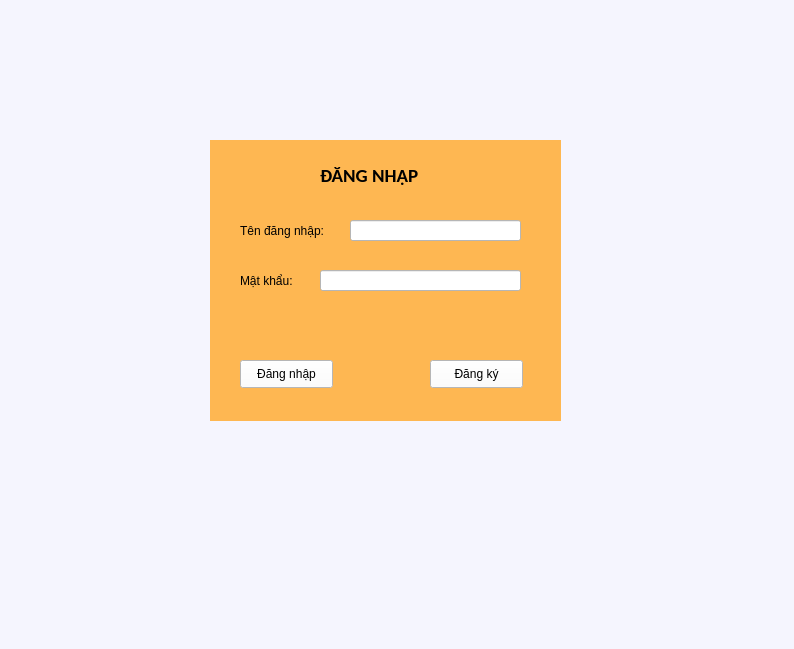
<?xml version="1.0" encoding="UTF-8"?>
<ui version="4.0">
 <class>MainWindow</class>
 <widget class="QMainWindow" name="MainWindow">
  <property name="geometry">
   <rect>
    <x>0</x>
    <y>0</y>
    <width>794</width>
    <height>649</height>
   </rect>
  </property>
  <property name="windowTitle">
   <string>MainWindow</string>
  </property>
  <property name="layoutDirection">
   <enum>Qt::LeftToRight</enum>
  </property>
  <property name="styleSheet">
   <string notr="true">background-color: rgb(245, 245, 254);</string>
  </property>
  <widget class="QWidget" name="centralwidget">
   <layout class="QGridLayout" name="gridLayout">
    <property name="leftMargin">
     <number>0</number>
    </property>
    <property name="topMargin">
     <number>0</number>
    </property>
    <property name="rightMargin">
     <number>0</number>
    </property>
    <property name="bottomMargin">
     <number>0</number>
    </property>
    <property name="verticalSpacing">
     <number>7</number>
    </property>
    <item row="0" column="0">
     <widget class="QStackedWidget" name="stackedWidget">
      <widget class="QWidget" name="page_dn">
       <widget class="QWidget" name="widget" native="true">
        <property name="geometry">
         <rect>
          <x>210</x>
          <y>140</y>
          <width>351</width>
          <height>281</height>
         </rect>
        </property>
        <property name="styleSheet">
         <string notr="true">background-color: rgb(254, 183, 82);
</string>
        </property>
        <widget class="QLabel" name="lb_dn">
         <property name="geometry">
          <rect>
           <x>110</x>
           <y>20</y>
           <width>141</width>
           <height>31</height>
          </rect>
         </property>
         <property name="font">
          <font>
           <family>Calibri</family>
           <pointsize>14</pointsize>
           <weight>75</weight>
           <bold>true</bold>
          </font>
         </property>
         <property name="text">
          <string>ĐĂNG NHẬP</string>
         </property>
        </widget>
        <widget class="QLabel" name="lb_tendn">
         <property name="geometry">
          <rect>
           <x>30</x>
           <y>80</y>
           <width>101</width>
           <height>21</height>
          </rect>
         </property>
         <property name="font">
          <font>
           <pointsize>9</pointsize>
          </font>
         </property>
         <property name="text">
          <string>Tên đăng nhập:</string>
         </property>
        </widget>
        <widget class="QLabel" name="lb_mk">
         <property name="geometry">
          <rect>
           <x>30</x>
           <y>130</y>
           <width>71</width>
           <height>21</height>
          </rect>
         </property>
         <property name="font">
          <font>
           <pointsize>9</pointsize>
          </font>
         </property>
         <property name="text">
          <string>Mật khẩu:</string>
         </property>
        </widget>
        <widget class="QLineEdit" name="text_tendn">
         <property name="geometry">
          <rect>
           <x>140</x>
           <y>80</y>
           <width>171</width>
           <height>21</height>
          </rect>
         </property>
         <property name="styleSheet">
          <string notr="true">background-color: rgb(255, 255, 255);</string>
         </property>
        </widget>
        <widget class="QLineEdit" name="text_mk">
         <property name="geometry">
          <rect>
           <x>110</x>
           <y>130</y>
           <width>201</width>
           <height>21</height>
          </rect>
         </property>
         <property name="styleSheet">
          <string notr="true">background-color: rgb(255, 255, 255);</string>
         </property>
         <property name="echoMode">
          <enum>QLineEdit::Password</enum>
         </property>
        </widget>
        <widget class="QPushButton" name="pb_dn">
         <property name="geometry">
          <rect>
           <x>30</x>
           <y>220</y>
           <width>93</width>
           <height>28</height>
          </rect>
         </property>
         <property name="font">
          <font>
           <pointsize>9</pointsize>
          </font>
         </property>
         <property name="styleSheet">
          <string notr="true">background-color: rgb(255, 255, 255);</string>
         </property>
         <property name="text">
          <string>Đăng nhập</string>
         </property>
        </widget>
        <widget class="QPushButton" name="pb_dk">
         <property name="geometry">
          <rect>
           <x>220</x>
           <y>220</y>
           <width>93</width>
           <height>28</height>
          </rect>
         </property>
         <property name="font">
          <font>
           <pointsize>9</pointsize>
          </font>
         </property>
         <property name="styleSheet">
          <string notr="true">background-color: rgb(255, 255, 255);</string>
         </property>
         <property name="text">
          <string>Đăng ký</string>
         </property>
        </widget>
       </widget>
      </widget>
      <widget class="QWidget" name="page_dk">
       <widget class="QWidget" name="widget_3" native="true">
        <property name="geometry">
         <rect>
          <x>160</x>
          <y>130</y>
          <width>461</width>
          <height>341</height>
         </rect>
        </property>
        <property name="styleSheet">
         <string notr="true">background-color: rgb(255, 185, 21);</string>
        </property>
        <widget class="QLabel" name="label_4">
         <property name="geometry">
          <rect>
           <x>90</x>
           <y>230</y>
           <width>61</width>
           <height>16</height>
          </rect>
         </property>
         <property name="font">
          <font>
           <pointsize>9</pointsize>
          </font>
         </property>
         <property name="text">
          <string>Mật khẩu:</string>
         </property>
        </widget>
        <widget class="QPushButton" name="pb_dk_pagedk">
         <property name="geometry">
          <rect>
           <x>70</x>
           <y>290</y>
           <width>93</width>
           <height>28</height>
          </rect>
         </property>
         <property name="font">
          <font>
           <pointsize>9</pointsize>
          </font>
         </property>
         <property name="styleSheet">
          <string notr="true">background-color: rgb(255, 255, 255);</string>
         </property>
         <property name="text">
          <string>Đăng ký</string>
         </property>
        </widget>
        <widget class="QLineEdit" name="text_tendk">
         <property name="enabled">
          <bool>true</bool>
         </property>
         <property name="geometry">
          <rect>
           <x>170</x>
           <y>110</y>
           <width>151</width>
           <height>21</height>
          </rect>
         </property>
         <property name="styleSheet">
          <string notr="true">background-color: rgb(255, 255, 255);</string>
         </property>
        </widget>
        <widget class="QLabel" name="label">
         <property name="geometry">
          <rect>
           <x>180</x>
           <y>60</y>
           <width>111</width>
           <height>21</height>
          </rect>
         </property>
         <property name="font">
          <font>
           <family>Calibri</family>
           <pointsize>14</pointsize>
           <weight>75</weight>
           <bold>true</bold>
          </font>
         </property>
         <property name="text">
          <string>ĐĂNG KÝ</string>
         </property>
        </widget>
        <widget class="QLabel" name="label_3">
         <property name="geometry">
          <rect>
           <x>90</x>
           <y>170</y>
           <width>55</width>
           <height>16</height>
          </rect>
         </property>
         <property name="font">
          <font>
           <pointsize>9</pointsize>
          </font>
         </property>
         <property name="text">
          <string>SĐT:</string>
         </property>
        </widget>
        <widget class="QLineEdit" name="text_mkdk">
         <property name="geometry">
          <rect>
           <x>170</x>
           <y>230</y>
           <width>151</width>
           <height>21</height>
          </rect>
         </property>
         <property name="styleSheet">
          <string notr="true">background-color: rgb(255, 255, 255);</string>
         </property>
        </widget>
        <widget class="QLineEdit" name="text_sdtdk">
         <property name="geometry">
          <rect>
           <x>140</x>
           <y>170</y>
           <width>181</width>
           <height>21</height>
          </rect>
         </property>
         <property name="styleSheet">
          <string notr="true">background-color: rgb(255, 255, 255);</string>
         </property>
        </widget>
        <widget class="QLabel" name="label_2">
         <property name="geometry">
          <rect>
           <x>90</x>
           <y>110</y>
           <width>55</width>
           <height>16</height>
          </rect>
         </property>
         <property name="font">
          <font>
           <pointsize>9</pointsize>
          </font>
         </property>
         <property name="text">
          <string>Họ Tên:</string>
         </property>
        </widget>
        <widget class="QPushButton" name="pb_dn_pagedk">
         <property name="geometry">
          <rect>
           <x>280</x>
           <y>290</y>
           <width>93</width>
           <height>28</height>
          </rect>
         </property>
         <property name="font">
          <font>
           <pointsize>9</pointsize>
          </font>
         </property>
         <property name="styleSheet">
          <string notr="true">background-color: rgb(255, 255, 255);</string>
         </property>
         <property name="text">
          <string>Đăng nhập</string>
         </property>
        </widget>
       </widget>
      </widget>
      <widget class="QWidget" name="page_home">
       <widget class="QWidget" name="widget_2" native="true">
        <property name="geometry">
         <rect>
          <x>0</x>
          <y>0</y>
          <width>791</width>
          <height>641</height>
         </rect>
        </property>
        <widget class="QWidget" name="main_menu" native="true">
         <property name="geometry">
          <rect>
           <x>130</x>
           <y>0</y>
           <width>651</width>
           <height>635</height>
          </rect>
         </property>
         <layout class="QVBoxLayout" name="verticalLayout_8">
          <item>
           <widget class="QWidget" name="header_widget" native="true">
            <layout class="QHBoxLayout" name="horizontalLayout_4">
             <item>
              <spacer name="horizontalSpacer_2">
               <property name="orientation">
                <enum>Qt::Horizontal</enum>
               </property>
               <property name="sizeHint" stdset="0">
                <size>
                 <width>254</width>
                 <height>20</height>
                </size>
               </property>
              </spacer>
             </item>
             <item>
              <layout class="QHBoxLayout" name="horizontalLayout_5">
               <item>
                <widget class="QLineEdit" name="text_search"/>
               </item>
               <item>
                <widget class="QPushButton" name="pb_search">
                 <property name="text">
                  <string/>
                 </property>
                 <property name="icon">
                  <iconset resource="resource.qrc">
                   <normaloff>:/img/search1.png</normaloff>
                   <normalon>:/img/search2.png</normalon>:/img/search1.png</iconset>
                 </property>
                </widget>
               </item>
              </layout>
             </item>
            </layout>
           </widget>
          </item>
          <item>
           <widget class="QStackedWidget" name="stackedWidget_3">
            <property name="font">
             <font>
              <pointsize>9</pointsize>
             </font>
            </property>
            <property name="styleSheet">
             <string notr="true">background-color: rgb(255, 255, 255);
QPushButton{
background-color: rgb(255, 150, 3);
}</string>
            </property>
            <property name="currentIndex">
             <number>1</number>
            </property>
            <widget class="QWidget" name="dichvu_page">
             <property name="font">
              <font>
               <family>Calibri</family>
               <pointsize>14</pointsize>
               <weight>75</weight>
               <bold>true</bold>
              </font>
             </property>
             <widget class="QLabel" name="lb_dichvu">
              <property name="geometry">
               <rect>
                <x>200</x>
                <y>10</y>
                <width>221</width>
                <height>31</height>
               </rect>
              </property>
              <property name="font">
               <font>
                <family>Calibri</family>
                <pointsize>14</pointsize>
                <weight>75</weight>
                <bold>true</bold>
               </font>
              </property>
              <property name="text">
               <string>DANH SÁCH DỊCH VỤ</string>
              </property>
             </widget>
             <widget class="QLabel" name="lb_tendv">
              <property name="geometry">
               <rect>
                <x>30</x>
                <y>60</y>
                <width>91</width>
                <height>21</height>
               </rect>
              </property>
              <property name="font">
               <font>
                <pointsize>9</pointsize>
               </font>
              </property>
              <property name="text">
               <string>Tên dịch vụ:</string>
              </property>
             </widget>
             <widget class="QLabel" name="lb_giadv">
              <property name="geometry">
               <rect>
                <x>30</x>
                <y>100</y>
                <width>51</width>
                <height>21</height>
               </rect>
              </property>
              <property name="font">
               <font>
                <pointsize>9</pointsize>
               </font>
              </property>
              <property name="text">
               <string>Giá tiền:</string>
              </property>
             </widget>
             <widget class="QPushButton" name="pb_themdv">
              <property name="geometry">
               <rect>
                <x>30</x>
                <y>150</y>
                <width>93</width>
                <height>28</height>
               </rect>
              </property>
              <property name="font">
               <font>
                <pointsize>9</pointsize>
               </font>
              </property>
              <property name="text">
               <string>Thêm</string>
              </property>
             </widget>
             <widget class="QPushButton" name="pb_suadv">
              <property name="geometry">
               <rect>
                <x>150</x>
                <y>150</y>
                <width>93</width>
                <height>28</height>
               </rect>
              </property>
              <property name="font">
               <font>
                <pointsize>9</pointsize>
               </font>
              </property>
              <property name="text">
               <string>Sửa</string>
              </property>
             </widget>
             <widget class="QPushButton" name="pb_rsdv">
              <property name="geometry">
               <rect>
                <x>500</x>
                <y>150</y>
                <width>93</width>
                <height>28</height>
               </rect>
              </property>
              <property name="font">
               <font>
                <pointsize>9</pointsize>
               </font>
              </property>
              <property name="text">
               <string>Refresh</string>
              </property>
             </widget>
             <widget class="QPushButton" name="pb_xuatdv">
              <property name="geometry">
               <rect>
                <x>380</x>
                <y>150</y>
                <width>93</width>
                <height>28</height>
               </rect>
              </property>
              <property name="font">
               <font>
                <pointsize>9</pointsize>
               </font>
              </property>
              <property name="text">
               <string>Xuất dữ liệu</string>
              </property>
             </widget>
             <widget class="QPushButton" name="pb_xoadv">
              <property name="geometry">
               <rect>
                <x>260</x>
                <y>150</y>
                <width>93</width>
                <height>28</height>
               </rect>
              </property>
              <property name="font">
               <font>
                <pointsize>9</pointsize>
               </font>
              </property>
              <property name="text">
               <string>Xóa</string>
              </property>
             </widget>
             <widget class="QTableWidget" name="tableWidget">
              <property name="geometry">
               <rect>
                <x>30</x>
                <y>200</y>
                <width>581</width>
                <height>271</height>
               </rect>
              </property>
              <property name="font">
               <font>
                <pointsize>10</pointsize>
               </font>
              </property>
              <column>
               <property name="text">
                <string>ten dich vu</string>
               </property>
              </column>
              <column>
               <property name="text">
                <string>gia dich vu</string>
               </property>
              </column>
             </widget>
             <widget class="QLineEdit" name="text_tendv">
              <property name="geometry">
               <rect>
                <x>130</x>
                <y>60</y>
                <width>181</width>
                <height>21</height>
               </rect>
              </property>
             </widget>
             <widget class="QLineEdit" name="text_giadv">
              <property name="geometry">
               <rect>
                <x>90</x>
                <y>100</y>
                <width>201</width>
                <height>21</height>
               </rect>
              </property>
             </widget>
            </widget>
            <widget class="QWidget" name="hoadon_page">
             <widget class="QLabel" name="lb_hoadon">
              <property name="geometry">
               <rect>
                <x>150</x>
                <y>10</y>
                <width>321</width>
                <height>21</height>
               </rect>
              </property>
              <property name="font">
               <font>
                <family>Calibri</family>
                <pointsize>14</pointsize>
                <weight>75</weight>
                <bold>true</bold>
               </font>
              </property>
              <property name="text">
               <string>DANH SÁCH ĐƠN ĐẶT DỊCH VỤ</string>
              </property>
             </widget>
             <widget class="QLabel" name="lb_tenkh">
              <property name="geometry">
               <rect>
                <x>20</x>
                <y>50</y>
                <width>111</width>
                <height>31</height>
               </rect>
              </property>
              <property name="font">
               <font>
                <pointsize>9</pointsize>
               </font>
              </property>
              <property name="text">
               <string>ten khach hang:</string>
              </property>
             </widget>
             <widget class="QLabel" name="lb_sdt">
              <property name="geometry">
               <rect>
                <x>20</x>
                <y>90</y>
                <width>41</width>
                <height>21</height>
               </rect>
              </property>
              <property name="font">
               <font>
                <pointsize>9</pointsize>
               </font>
              </property>
              <property name="text">
               <string>sdt:</string>
              </property>
             </widget>
             <widget class="QLabel" name="label_7">
              <property name="geometry">
               <rect>
                <x>350</x>
                <y>60</y>
                <width>61</width>
                <height>21</height>
               </rect>
              </property>
              <property name="font">
               <font>
                <pointsize>9</pointsize>
               </font>
              </property>
              <property name="text">
               <string>dich vu:</string>
              </property>
             </widget>
             <widget class="QLabel" name="lb_tongtien">
              <property name="geometry">
               <rect>
                <x>20</x>
                <y>130</y>
                <width>81</width>
                <height>21</height>
               </rect>
              </property>
              <property name="font">
               <font>
                <pointsize>9</pointsize>
               </font>
              </property>
              <property name="text">
               <string>tong tien:</string>
              </property>
             </widget>
             <widget class="QLineEdit" name="text_tenkh">
              <property name="geometry">
               <rect>
                <x>140</x>
                <y>60</y>
                <width>141</width>
                <height>21</height>
               </rect>
              </property>
             </widget>
             <widget class="QLineEdit" name="text_sdt">
              <property name="geometry">
               <rect>
                <x>70</x>
                <y>90</y>
                <width>191</width>
                <height>21</height>
               </rect>
              </property>
             </widget>
             <widget class="QTableWidget" name="tableWidget_4">
              <property name="geometry">
               <rect>
                <x>30</x>
                <y>230</y>
                <width>571</width>
                <height>311</height>
               </rect>
              </property>
              <property name="font">
               <font>
                <pointsize>9</pointsize>
               </font>
              </property>
              <column>
               <property name="text">
                <string>ten khach hang</string>
               </property>
              </column>
              <column>
               <property name="text">
                <string>sdt</string>
               </property>
              </column>
              <column>
               <property name="text">
                <string>dich vu</string>
               </property>
              </column>
              <column>
               <property name="text">
                <string>tong tien</string>
               </property>
              </column>
              <column>
               <property name="text">
                <string>thời gian đặt</string>
               </property>
              </column>
             </widget>
             <widget class="QComboBox" name="cb_dichvu">
              <property name="geometry">
               <rect>
                <x>420</x>
                <y>60</y>
                <width>181</width>
                <height>21</height>
               </rect>
              </property>
             </widget>
             <widget class="QLineEdit" name="text_tongtien">
              <property name="enabled">
               <bool>true</bool>
              </property>
              <property name="geometry">
               <rect>
                <x>100</x>
                <y>130</y>
                <width>191</width>
                <height>21</height>
               </rect>
              </property>
             </widget>
             <widget class="QPushButton" name="pb_xuatdon">
              <property name="geometry">
               <rect>
                <x>380</x>
                <y>180</y>
                <width>93</width>
                <height>28</height>
               </rect>
              </property>
              <property name="font">
               <font>
                <pointsize>9</pointsize>
               </font>
              </property>
              <property name="text">
               <string>Xuất dữ liệu</string>
              </property>
             </widget>
             <widget class="QPushButton" name="pb_xoadon">
              <property name="geometry">
               <rect>
                <x>260</x>
                <y>180</y>
                <width>93</width>
                <height>28</height>
               </rect>
              </property>
              <property name="font">
               <font>
                <pointsize>9</pointsize>
               </font>
              </property>
              <property name="text">
               <string>Xóa</string>
              </property>
             </widget>
             <widget class="QPushButton" name="pb_themdon">
              <property name="geometry">
               <rect>
                <x>30</x>
                <y>180</y>
                <width>93</width>
                <height>28</height>
               </rect>
              </property>
              <property name="font">
               <font>
                <pointsize>9</pointsize>
               </font>
              </property>
              <property name="text">
               <string>Thêm</string>
              </property>
             </widget>
             <widget class="QPushButton" name="pb_suadon">
              <property name="geometry">
               <rect>
                <x>150</x>
                <y>180</y>
                <width>93</width>
                <height>28</height>
               </rect>
              </property>
              <property name="font">
               <font>
                <pointsize>9</pointsize>
               </font>
              </property>
              <property name="text">
               <string>Sửa</string>
              </property>
             </widget>
             <widget class="QPushButton" name="pb_rsdon">
              <property name="geometry">
               <rect>
                <x>500</x>
                <y>180</y>
                <width>93</width>
                <height>28</height>
               </rect>
              </property>
              <property name="font">
               <font>
                <pointsize>9</pointsize>
               </font>
              </property>
              <property name="text">
               <string>Refresh</string>
              </property>
             </widget>
             <widget class="QLabel" name="lb_tgian">
              <property name="geometry">
               <rect>
                <x>350</x>
                <y>100</y>
                <width>61</width>
                <height>21</height>
               </rect>
              </property>
              <property name="font">
               <font>
                <pointsize>9</pointsize>
               </font>
              </property>
              <property name="text">
               <string>thời gian:</string>
              </property>
             </widget>
             <widget class="QDateTimeEdit" name="dtime_tgian">
              <property name="geometry">
               <rect>
                <x>420</x>
                <y>100</y>
                <width>181</width>
                <height>22</height>
               </rect>
              </property>
             </widget>
            </widget>
            <widget class="QWidget" name="thongke_page">
             <widget class="QLabel" name="lb_thongke">
              <property name="geometry">
               <rect>
                <x>260</x>
                <y>20</y>
                <width>101</width>
                <height>21</height>
               </rect>
              </property>
              <property name="font">
               <font>
                <pointsize>10</pointsize>
                <weight>75</weight>
                <bold>true</bold>
               </font>
              </property>
              <property name="text">
               <string>THỐNG KÊ</string>
              </property>
             </widget>
             <widget class="QPushButton" name="pb_tke1">
              <property name="geometry">
               <rect>
                <x>40</x>
                <y>50</y>
                <width>171</width>
                <height>41</height>
               </rect>
              </property>
              <property name="text">
               <string>Số lượng sử dụng dịch vụ</string>
              </property>
             </widget>
             <widget class="QLabel" name="label_plot">
              <property name="geometry">
               <rect>
                <x>60</x>
                <y>160</y>
                <width>521</width>
                <height>331</height>
               </rect>
              </property>
              <property name="text">
               <string/>
              </property>
             </widget>
            </widget>
           </widget>
          </item>
         </layout>
        </widget>
        <widget class="QWidget" name="icon_name_widget" native="true">
         <property name="geometry">
          <rect>
           <x>0</x>
           <y>0</y>
           <width>124</width>
           <height>641</height>
          </rect>
         </property>
         <property name="styleSheet">
          <string notr="true">QWidget{
background-color: rgb(255, 150, 3);
}
QPushButton{
text-align: left;
height: 30px;
border:none;
padding-left:5px;
border-top-left-radius:10px;
border-bottom-left-radius:10px;
}
QPushButton:checked{
	background-color: rgb(255, 255, 255);
    font-weight:bold;
color:#ff9603;
}</string>
         </property>
         <layout class="QVBoxLayout" name="verticalLayout_9">
          <property name="topMargin">
           <number>11</number>
          </property>
          <property name="rightMargin">
           <number>0</number>
          </property>
          <item>
           <layout class="QHBoxLayout" name="horizontalLayout_6">
            <property name="rightMargin">
             <number>15</number>
            </property>
            <item>
             <widget class="QLabel" name="pb_user">
              <property name="minimumSize">
               <size>
                <width>40</width>
                <height>40</height>
               </size>
              </property>
              <property name="maximumSize">
               <size>
                <width>40</width>
                <height>40</height>
               </size>
              </property>
              <property name="text">
               <string/>
              </property>
              <property name="pixmap">
               <pixmap resource="resource.qrc">:/img/pcuser.png</pixmap>
              </property>
              <property name="scaledContents">
               <bool>true</bool>
              </property>
             </widget>
            </item>
            <item>
             <widget class="QLabel" name="lb_home">
              <property name="font">
               <font>
                <pointsize>10</pointsize>
                <weight>75</weight>
                <bold>true</bold>
               </font>
              </property>
              <property name="text">
               <string>Home</string>
              </property>
             </widget>
            </item>
           </layout>
          </item>
          <item>
           <layout class="QVBoxLayout" name="verticalLayout_10">
            <property name="spacing">
             <number>20</number>
            </property>
            <property name="topMargin">
             <number>15</number>
            </property>
            <item>
             <widget class="QPushButton" name="pb_dichvu">
              <property name="font">
               <font>
                <pointsize>9</pointsize>
               </font>
              </property>
              <property name="text">
               <string>Dịch vụ</string>
              </property>
              <property name="icon">
               <iconset resource="resource.qrc">
                <normaloff>:/img/cart1.png</normaloff>
                <normalon>:/img/cart2.png</normalon>:/img/cart1.png</iconset>
              </property>
              <property name="iconSize">
               <size>
                <width>25</width>
                <height>25</height>
               </size>
              </property>
              <property name="checkable">
               <bool>true</bool>
              </property>
              <property name="autoExclusive">
               <bool>true</bool>
              </property>
             </widget>
            </item>
            <item>
             <widget class="QPushButton" name="pb_hoadon">
              <property name="font">
               <font>
                <pointsize>9</pointsize>
               </font>
              </property>
              <property name="text">
               <string>Đơn đặt</string>
              </property>
              <property name="icon">
               <iconset resource="resource.qrc">
                <normaloff>:/img/bill1.png</normaloff>
                <normalon>:/img/bill2.png</normalon>:/img/bill1.png</iconset>
              </property>
              <property name="iconSize">
               <size>
                <width>25</width>
                <height>25</height>
               </size>
              </property>
              <property name="checkable">
               <bool>true</bool>
              </property>
              <property name="autoExclusive">
               <bool>true</bool>
              </property>
             </widget>
            </item>
            <item>
             <widget class="QPushButton" name="pb_thongke">
              <property name="font">
               <font>
                <pointsize>9</pointsize>
               </font>
              </property>
              <property name="text">
               <string>Thống kê</string>
              </property>
              <property name="icon">
               <iconset resource="resource.qrc">
                <normaloff>:/img/shop1.png</normaloff>
                <normalon>:/img/shop2.png</normalon>:/img/shop1.png</iconset>
              </property>
              <property name="iconSize">
               <size>
                <width>25</width>
                <height>25</height>
               </size>
              </property>
              <property name="checkable">
               <bool>true</bool>
              </property>
              <property name="autoExclusive">
               <bool>true</bool>
              </property>
             </widget>
            </item>
           </layout>
          </item>
          <item>
           <spacer name="verticalSpacer_4">
            <property name="orientation">
             <enum>Qt::Vertical</enum>
            </property>
            <property name="sizeHint" stdset="0">
             <size>
              <width>20</width>
              <height>316</height>
             </size>
            </property>
           </spacer>
          </item>
          <item>
           <widget class="QPushButton" name="pb_thoat">
            <property name="font">
             <font>
              <pointsize>9</pointsize>
             </font>
            </property>
            <property name="layoutDirection">
             <enum>Qt::LeftToRight</enum>
            </property>
            <property name="text">
             <string>Thoát</string>
            </property>
            <property name="icon">
             <iconset resource="resource.qrc">
              <normaloff>:/img/pcback.ico</normaloff>:/img/pcback.ico</iconset>
            </property>
            <property name="iconSize">
             <size>
              <width>30</width>
              <height>30</height>
             </size>
            </property>
           </widget>
          </item>
         </layout>
        </widget>
       </widget>
      </widget>
     </widget>
    </item>
   </layout>
  </widget>
 </widget>
 <resources>
  <include location="resource.qrc"/>
 </resources>
 <connections/>
</ui>
